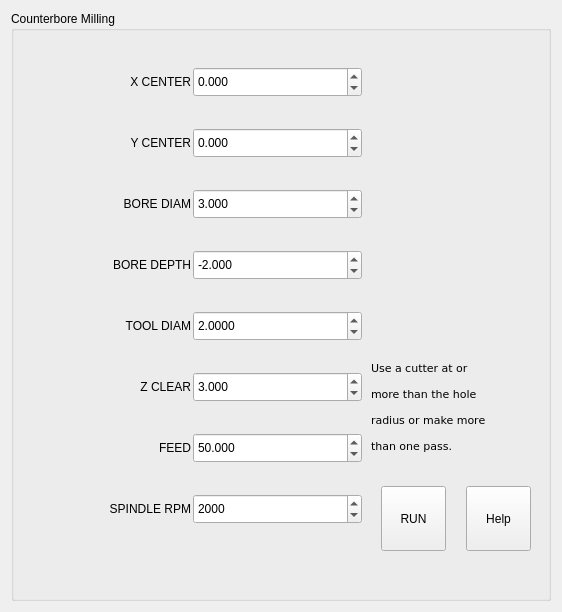
            <widget class="QWidget" name="tab_11">
             <attribute name="title">
              <string>Bore Mill</string>
             </attribute>
             <layout class="QVBoxLayout" name="verticalLayout_22">
              <item>
               <widget class="QGroupBox" name="groupBox_5">
                <property name="minimumSize">
                 <size>
                  <width>540</width>
                  <height>590</height>
                 </size>
                </property>
                <property name="title">
                 <string>Counterbore Milling</string>
                </property>
                <layout class="QHBoxLayout" name="horizontalLayout_26">
                 <property name="spacing">
                  <number>5</number>
                 </property>
                 <property name="leftMargin">
                  <number>5</number>
                 </property>
                 <property name="topMargin">
                  <number>5</number>
                 </property>
                 <property name="rightMargin">
                  <number>5</number>
                 </property>
                 <property name="bottomMargin">
                  <number>35</number>
                 </property>
                 <item>
                  <layout class="QGridLayout" name="gridLayout_13">
                   <property name="leftMargin">
                    <number>2</number>
                   </property>
                   <property name="topMargin">
                    <number>2</number>
                   </property>
                   <property name="rightMargin">
                    <number>2</number>
                   </property>
                   <property name="bottomMargin">
                    <number>2</number>
                   </property>
                   <property name="spacing">
                    <number>2</number>
                   </property>
                   <item row="5" column="0">
                    <widget class="QLabel" name="label_66">
                     <property name="minimumSize">
                      <size>
                       <width>120</width>
                       <height>30</height>
                      </size>
                     </property>
                     <property name="text">
                      <string>Z CLEAR</string>
                     </property>
                     <property name="alignment">
                      <set>Qt::AlignRight|Qt::AlignTrailing|Qt::AlignVCenter</set>
                     </property>
                    </widget>
                   </item>
                   <item row="0" column="0">
                    <widget class="QLabel" name="label_60">
                     <property name="minimumSize">
                      <size>
                       <width>120</width>
                       <height>30</height>
                      </size>
                     </property>
                     <property name="text">
                      <string>X CENTER</string>
                     </property>
                     <property name="alignment">
                      <set>Qt::AlignRight|Qt::AlignTrailing|Qt::AlignVCenter</set>
                     </property>
                    </widget>
                   </item>
                   <item row="5" column="1">
                    <widget class="QDoubleSpinBox" name="ops_z_hole_clear">
                     <property name="minimumSize">
                      <size>
                       <width>160</width>
                       <height>30</height>
                      </size>
                     </property>
                     <property name="toolTip">
                      <string>&lt;html&gt;&lt;head/&gt;&lt;body&gt;&lt;p&gt;ZClear above Z0. This becomes the Z start point for the helix.&lt;/p&gt;&lt;/body&gt;&lt;/html&gt;</string>
                     </property>
                     <property name="toolTipDuration">
                      <number>-1</number>
                     </property>
                     <property name="decimals">
                      <number>3</number>
                     </property>
                     <property name="minimum">
                      <double>0.000000000000000</double>
                     </property>
                     <property name="maximum">
                      <double>999.000000000000000</double>
                     </property>
                     <property name="singleStep">
                      <double>0.010000000000000</double>
                     </property>
                     <property name="value">
                      <double>3.000000000000000</double>
                     </property>
                     <property name="function" stdset="0">
                      <string>set_var</string>
                     </property>
                     <property name="variable" stdset="0">
                      <string>2050</string>
                     </property>
                     <property name="input" stdset="0">
                      <string>number</string>
                     </property>
                    </widget>
                   </item>
                   <item row="6" column="0">
                    <widget class="QLabel" name="label_65">
                     <property name="minimumSize">
                      <size>
                       <width>120</width>
                       <height>30</height>
                      </size>
                     </property>
                     <property name="text">
                      <string>FEED</string>
                     </property>
                     <property name="alignment">
                      <set>Qt::AlignRight|Qt::AlignTrailing|Qt::AlignVCenter</set>
                     </property>
                    </widget>
                   </item>
                   <item row="2" column="1">
                    <widget class="QDoubleSpinBox" name="ops_hole_diam">
                     <property name="minimumSize">
                      <size>
                       <width>160</width>
                       <height>30</height>
                      </size>
                     </property>
                     <property name="toolTip">
                      <string>&lt;html&gt;&lt;head/&gt;&lt;body&gt;&lt;p&gt;Diameter for the counterbore.&lt;/p&gt;&lt;/body&gt;&lt;/html&gt;</string>
                     </property>
                     <property name="toolTipDuration">
                      <number>-1</number>
                     </property>
                     <property name="decimals">
                      <number>3</number>
                     </property>
                     <property name="minimum">
                      <double>2.000000000000000</double>
                     </property>
                     <property name="maximum">
                      <double>50.000000000000000</double>
                     </property>
                     <property name="singleStep">
                      <double>0.010000000000000</double>
                     </property>
                     <property name="value">
                      <double>3.000000000000000</double>
                     </property>
                     <property name="function" stdset="0">
                      <string>set_var</string>
                     </property>
                     <property name="variable" stdset="0">
                      <string>2052</string>
                     </property>
                     <property name="input" stdset="0">
                      <string>number</string>
                     </property>
                    </widget>
                   </item>
                   <item row="4" column="0">
                    <widget class="QLabel" name="label_61">
                     <property name="minimumSize">
                      <size>
                       <width>120</width>
                       <height>30</height>
                      </size>
                     </property>
                     <property name="text">
                      <string>TOOL DIAM</string>
                     </property>
                     <property name="alignment">
                      <set>Qt::AlignRight|Qt::AlignTrailing|Qt::AlignVCenter</set>
                     </property>
                    </widget>
                   </item>
                   <item row="1" column="1">
                    <widget class="QDoubleSpinBox" name="ops_hole_center_y">
                     <property name="minimumSize">
                      <size>
                       <width>160</width>
                       <height>30</height>
                      </size>
                     </property>
                     <property name="toolTip">
                      <string>&lt;html&gt;&lt;head/&gt;&lt;body&gt;&lt;p&gt;Helix Y center value. Leave at 0 to start over the active offset X0 Y0 and must be 0 when used with the pattern tab.&lt;/p&gt;&lt;/body&gt;&lt;/html&gt;</string>
                     </property>
                     <property name="toolTipDuration">
                      <number>-1</number>
                     </property>
                     <property name="decimals">
                      <number>3</number>
                     </property>
                     <property name="minimum">
                      <double>-999.000000000000000</double>
                     </property>
                     <property name="maximum">
                      <double>999.000000000000000</double>
                     </property>
                     <property name="singleStep">
                      <double>0.010000000000000</double>
                     </property>
                     <property name="value">
                      <double>0.000000000000000</double>
                     </property>
                     <property name="function" stdset="0">
                      <string>set_var</string>
                     </property>
                     <property name="variable" stdset="0">
                      <string>2056</string>
                     </property>
                     <property name="input" stdset="0">
                      <string>number</string>
                     </property>
                    </widget>
                   </item>
                   <item row="3" column="0">
                    <widget class="QLabel" name="label_64">
                     <property name="minimumSize">
                      <size>
                       <width>120</width>
                       <height>30</height>
                      </size>
                     </property>
                     <property name="text">
                      <string>BORE DEPTH</string>
                     </property>
                     <property name="alignment">
                      <set>Qt::AlignRight|Qt::AlignTrailing|Qt::AlignVCenter</set>
                     </property>
                    </widget>
                   </item>
                   <item row="3" column="1">
                    <widget class="QDoubleSpinBox" name="ops_z_hole_depth">
                     <property name="minimumSize">
                      <size>
                       <width>160</width>
                       <height>30</height>
                      </size>
                     </property>
                     <property name="toolTip">
                      <string>&lt;html&gt;&lt;head/&gt;&lt;body&gt;&lt;p&gt;Z depth for the counterbore.&lt;/p&gt;&lt;/body&gt;&lt;/html&gt;</string>
                     </property>
                     <property name="toolTipDuration">
                      <number>-1</number>
                     </property>
                     <property name="decimals">
                      <number>3</number>
                     </property>
                     <property name="minimum">
                      <double>-999.000000000000000</double>
                     </property>
                     <property name="maximum">
                      <double>0.000000000000000</double>
                     </property>
                     <property name="singleStep">
                      <double>0.010000000000000</double>
                     </property>
                     <property name="value">
                      <double>-2.000000000000000</double>
                     </property>
                     <property name="function" stdset="0">
                      <string>set_var</string>
                     </property>
                     <property name="variable" stdset="0">
                      <string>2051</string>
                     </property>
                     <property name="input" stdset="0">
                      <string>number</string>
                     </property>
                    </widget>
                   </item>
                   <item row="2" column="0">
                    <widget class="QLabel" name="label_58">
                     <property name="minimumSize">
                      <size>
                       <width>120</width>
                       <height>30</height>
                      </size>
                     </property>
                     <property name="text">
                      <string>BORE DIAM</string>
                     </property>
                     <property name="alignment">
                      <set>Qt::AlignRight|Qt::AlignTrailing|Qt::AlignVCenter</set>
                     </property>
                    </widget>
                   </item>
                   <item row="0" column="1">
                    <widget class="QDoubleSpinBox" name="ops_hole_center_x">
                     <property name="minimumSize">
                      <size>
                       <width>160</width>
                       <height>30</height>
                      </size>
                     </property>
                     <property name="toolTip">
                      <string>&lt;html&gt;&lt;head/&gt;&lt;body&gt;&lt;p&gt;Helix X center value. Leave at 0 to start over the active offset X0 Y0 and must be 0 when used with the pattern tab.&lt;/p&gt;&lt;/body&gt;&lt;/html&gt;</string>
                     </property>
                     <property name="toolTipDuration">
                      <number>-1</number>
                     </property>
                     <property name="decimals">
                      <number>3</number>
                     </property>
                     <property name="minimum">
                      <double>-999.000000000000000</double>
                     </property>
                     <property name="maximum">
                      <double>999.000000000000000</double>
                     </property>
                     <property name="singleStep">
                      <double>0.010000000000000</double>
                     </property>
                     <property name="value">
                      <double>0.000000000000000</double>
                     </property>
                     <property name="function" stdset="0">
                      <string>set_var</string>
                     </property>
                     <property name="variable" stdset="0">
                      <string>2055</string>
                     </property>
                     <property name="input" stdset="0">
                      <string>number</string>
                     </property>
                    </widget>
                   </item>
                   <item row="1" column="0">
                    <widget class="QLabel" name="label_59">
                     <property name="minimumSize">
                      <size>
                       <width>120</width>
                       <height>30</height>
                      </size>
                     </property>
                     <property name="text">
                      <string>Y CENTER</string>
                     </property>
                     <property name="alignment">
                      <set>Qt::AlignRight|Qt::AlignTrailing|Qt::AlignVCenter</set>
                     </property>
                    </widget>
                   </item>
                   <item row="6" column="1">
                    <widget class="QDoubleSpinBox" name="ops_hole_feed">
                     <property name="minimumSize">
                      <size>
                       <width>160</width>
                       <height>30</height>
                      </size>
                     </property>
                     <property name="toolTip">
                      <string>&lt;html&gt;&lt;head/&gt;&lt;body&gt;&lt;p&gt;Feedrate for linear moves in the counterbore op.&lt;/p&gt;&lt;/body&gt;&lt;/html&gt;</string>
                     </property>
                     <property name="toolTipDuration">
                      <number>-1</number>
                     </property>
                     <property name="decimals">
                      <number>3</number>
                     </property>
                     <property name="minimum">
                      <double>0.000000000000000</double>
                     </property>
                     <property name="maximum">
                      <double>999.000000000000000</double>
                     </property>
                     <property name="singleStep">
                      <double>0.010000000000000</double>
                     </property>
                     <property name="value">
                      <double>50.000000000000000</double>
                     </property>
                     <property name="function" stdset="0">
                      <string>set_var</string>
                     </property>
                     <property name="variable" stdset="0">
                      <string>2053</string>
                     </property>
                     <property name="input" stdset="0">
                      <string>number</string>
                     </property>
                    </widget>
                   </item>
                   <item row="4" column="1">
                    <widget class="QDoubleSpinBox" name="ops_hole_tool_diam">
                     <property name="minimumSize">
                      <size>
                       <width>160</width>
                       <height>30</height>
                      </size>
                     </property>
                     <property name="toolTip">
                      <string>&lt;html&gt;&lt;head/&gt;&lt;body&gt;&lt;p&gt;Diameter of the mill cutter. Diameter should be at least the hole radius or make incremental passes for the hole.&lt;/p&gt;&lt;/body&gt;&lt;/html&gt;</string>
                     </property>
                     <property name="toolTipDuration">
                      <number>-1</number>
                     </property>
                     <property name="decimals">
                      <number>4</number>
                     </property>
                     <property name="minimum">
                      <double>0.500000000000000</double>
                     </property>
                     <property name="maximum">
                      <double>50.000000000000000</double>
                     </property>
                     <property name="singleStep">
                      <double>0.010000000000000</double>
                     </property>
                     <property name="value">
                      <double>2.000000000000000</double>
                     </property>
                     <property name="function" stdset="0">
                      <string>set_var</string>
                     </property>
                     <property name="variable" stdset="0">
                      <string>2047</string>
                     </property>
                     <property name="input" stdset="0">
                      <string>number</string>
                     </property>
                    </widget>
                   </item>
                   <item row="7" column="0">
                    <widget class="QLabel" name="label_67">
                     <property name="minimumSize">
                      <size>
                       <width>120</width>
                       <height>30</height>
                      </size>
                     </property>
                     <property name="text">
                      <string>SPINDLE RPM</string>
                     </property>
                     <property name="alignment">
                      <set>Qt::AlignRight|Qt::AlignTrailing|Qt::AlignVCenter</set>
                     </property>
                    </widget>
                   </item>
                   <item row="7" column="1">
                    <widget class="QDoubleSpinBox" name="ops_hole_speed">
                     <property name="minimumSize">
                      <size>
                       <width>160</width>
                       <height>30</height>
                      </size>
                     </property>
                     <property name="toolTip">
                      <string>&lt;html&gt;&lt;head/&gt;&lt;body&gt;&lt;p&gt;Spindle speed for counterbore op.&lt;/p&gt;&lt;/body&gt;&lt;/html&gt;</string>
                     </property>
                     <property name="toolTipDuration">
                      <number>-1</number>
                     </property>
                     <property name="decimals">
                      <number>0</number>
                     </property>
                     <property name="minimum">
                      <double>0.000000000000000</double>
                     </property>
                     <property name="maximum">
                      <double>9999.000000000000000</double>
                     </property>
                     <property name="singleStep">
                      <double>0.100000000000000</double>
                     </property>
                     <property name="value">
                      <double>2000.000000000000000</double>
                     </property>
                     <property name="function" stdset="0">
                      <string>set_var</string>
                     </property>
                     <property name="variable" stdset="0">
                      <string>2054</string>
                     </property>
                     <property name="input" stdset="0">
                      <string>number</string>
                     </property>
                    </widget>
                   </item>
                  </layout>
                 </item>
                 <item>
                  <layout class="QGridLayout" name="gridLayout_14">
                   <property name="leftMargin">
                    <number>2</number>
                   </property>
                   <property name="topMargin">
                    <number>2</number>
                   </property>
                   <property name="rightMargin">
                    <number>2</number>
                   </property>
                   <property name="bottomMargin">
                    <number>2</number>
                   </property>
                   <item row="1" column="0">
                    <widget class="QLabel" name="label_78">
                     <property name="minimumSize">
                      <size>
                       <width>150</width>
                       <height>120</height>
                      </size>
                     </property>
                     <property name="font">
                      <font>
                       <family>DejaVu Sans</family>
                       <pointsize>8</pointsize>
                      </font>
                     </property>
                     <property name="text">
                      <string>&lt;html&gt;&lt;head/&gt;&lt;body&gt;&lt;p&gt;Use a cutter at or &lt;/p&gt;&lt;p&gt;more than the hole &lt;/p&gt;&lt;p&gt;radius or make more&lt;/p&gt;&lt;p&gt;than one pass.&lt;/p&gt;&lt;/body&gt;&lt;/html&gt;</string>
                     </property>
                     <property name="alignment">
                      <set>Qt::AlignLeading|Qt::AlignLeft|Qt::AlignTop</set>
                     </property>
                    </widget>
                   </item>
                   <item row="2" column="0">
                    <layout class="QHBoxLayout" name="horizontalLayout_25">
                     <property name="spacing">
                      <number>20</number>
                     </property>
                     <property name="sizeConstraint">
                      <enum>QLayout::SetFixedSize</enum>
                     </property>
                     <property name="leftMargin">
                      <number>10</number>
                     </property>
                     <property name="rightMargin">
                      <number>10</number>
                     </property>
                     <property name="bottomMargin">
                      <number>10</number>
                     </property>
                     <item>
                      <widget class="QPushButton" name="pushButton_3">
                       <property name="minimumSize">
                        <size>
                         <width>65</width>
                         <height>65</height>
                        </size>
                       </property>
                       <property name="maximumSize">
                        <size>
                         <width>65</width>
                         <height>65</height>
                        </size>
                       </property>
                       <property name="text">
                        <string>RUN</string>
                       </property>
                       <property name="function" stdset="0">
                        <string>mdi</string>
                       </property>
                       <property name="command" stdset="0">
                        <string>o&lt;hole_mill_m&gt; call</string>
                       </property>
                      </widget>
                     </item>
                     <item>
                      <widget class="QPushButton" name="hole_mill_help">
                       <property name="minimumSize">
                        <size>
                         <width>65</width>
                         <height>65</height>
                        </size>
                       </property>
                       <property name="maximumSize">
                        <size>
                         <width>65</width>
                         <height>65</height>
                        </size>
                       </property>
                       <property name="text">
                        <string>Help</string>
                       </property>
                       <property name="function" stdset="0">
                        <string>help</string>
                       </property>
                       <property name="file" stdset="0">
                        <string>bore_mill.txt</string>
                       </property>
                       <property name="topic" stdset="0">
                        <string>Counterbore Mill Help</string>
                       </property>
                       <property name="x_pos" stdset="0">
                        <string>30</string>
                       </property>
                       <property name="y_pos" stdset="0">
                        <string>100</string>
                       </property>
                       <property name="horz_size" stdset="0">
                        <string>540</string>
                       </property>
                       <property name="vert_size" stdset="0">
                        <string>300</string>
                       </property>
                      </widget>
                     </item>
                    </layout>
                   </item>
                   <item row="0" column="0">
                    <spacer name="verticalSpacer_2">
                     <property name="orientation">
                      <enum>Qt::Vertical</enum>
                     </property>
                     <property name="sizeHint" stdset="0">
                      <size>
                       <width>20</width>
                       <height>40</height>
                      </size>
                     </property>
                    </spacer>
                   </item>
                  </layout>
                 </item>
                </layout>
               </widget>
              </item>
             </layout>
            </widget>
